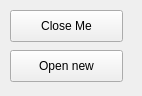
<?xml version="1.0" encoding="UTF-8"?>
<ui version="4.0">
 <class>Form</class>
 <widget class="QWidget" name="Form">
  <property name="geometry">
   <rect>
    <x>0</x>
    <y>0</y>
    <width>142</width>
    <height>96</height>
   </rect>
  </property>
  <property name="windowTitle">
   <string>Form</string>
  </property>
  <widget class="QPushButton" name="pushButton">
   <property name="geometry">
    <rect>
     <x>10</x>
     <y>10</y>
     <width>113</width>
     <height>32</height>
    </rect>
   </property>
   <property name="text">
    <string>Close Me</string>
   </property>
  </widget>
  <widget class="QPushButton" name="pushButton_2">
   <property name="geometry">
    <rect>
     <x>10</x>
     <y>50</y>
     <width>113</width>
     <height>32</height>
    </rect>
   </property>
   <property name="text">
    <string>Open new</string>
   </property>
  </widget>
 </widget>
 <resources/>
 <connections/>
</ui>
